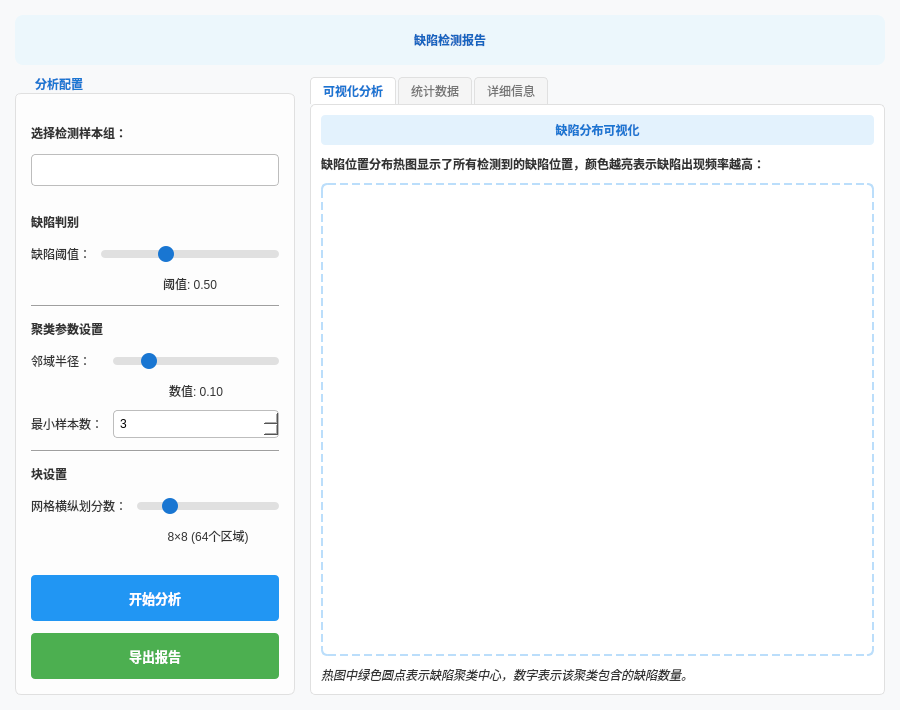
<?xml version="1.0" encoding="UTF-8"?>
<ui version="4.0">
 <class>Dialog</class>
 <widget class="QDialog" name="Dialog">
  <property name="geometry">
   <rect>
    <x>0</x>
    <y>0</y>
    <width>900</width>
    <height>710</height>
   </rect>
  </property>
  <property name="windowTitle">
   <string>缺陷检测报告</string>
  </property>
  <property name="styleSheet">
   <string notr="true">* {
    font-family: &quot;Microsoft YaHei UI&quot;, sans-serif;
}
QDialog {
    background-color: #f8f9fa;
}
QLabel {
    color: #333333;
    font-size: 9pt;
}
QPushButton {
    background-color: #1e88e5;
    color: white;
    border: none;
    border-radius: 4px;
    padding: 8px 16px;
    font-weight: bold;
    font-size: 10pt;
    min-height: 30px;
}
QPushButton:hover {
    background-color: #1976d2;
}
QPushButton:pressed {
    background-color: #1565c0;
}
QPushButton:disabled {
    background-color: #bbdefb;
    color: #90caf9;
}
QGroupBox {
    font-weight: bold;
    border: 1px solid #e0e0e0;
    border-radius: 6px;
    margin-top: 16px;
    padding-top: 10px;
    background-color: rgba(255, 255, 255, 0.7);
}
QGroupBox::title {
    subcontrol-origin: margin;
    left: 10px;
    padding: 0 8px;
    color: #1976d2;
    font-size: 10pt;
}
QTabWidget::pane {
    border: 1px solid #e0e0e0;
    border-radius: 5px;
    background-color: white;
}
QTabBar::tab {
    background-color: #f5f5f5;
    border: 1px solid #e0e0e0;
    border-bottom: none;
    border-top-left-radius: 4px;
    border-top-right-radius: 4px;
    padding: 6px 12px;
    margin-right: 2px;
    color: #757575;
}
QTabBar::tab:selected {
    background-color: white;
    color: #1976d2;
    font-weight: bold;
}
QTabBar::tab:hover:!selected {
    background-color: #e3f2fd;
}
QComboBox {
    border: 1px solid #bdbdbd;
    border-radius: 4px;
    padding: 5px;
    background-color: white;
}
QComboBox::drop-down {
    border: none;
    width: 20px;
}
QComboBox::down-arrow {
    image: url(ui/icon/dropdown.png);
    width: 12px;
    height: 12px;
}
QSlider {
    min-height: 22px;
}
QSlider::groove:horizontal {
    height: 8px;
    background: #e0e0e0;
    border-radius: 4px;
}
QSlider::handle:horizontal {
    background: #1976d2;
    border: none;
    width: 16px;
    margin-top: -4px;
    margin-bottom: -4px;
    border-radius: 8px;
}
QSlider::handle:horizontal:hover {
    background: #1565c0;
}
QDoubleSpinBox, QSpinBox {
    border: 1px solid #bdbdbd;
    border-radius: 4px;
    padding: 4px;
    background-color: white;
}
QTextBrowser {
    border: 1px solid #e0e0e0;
    border-radius: 4px;
    background-color: white;
    font-family: &quot;Consolas&quot;, monospace;
    padding: 10px;
    selection-background-color: #bbdefb;
}
QTreeWidget {
    border: 1px solid #e0e0e0;
    border-radius: 4px;
    background-color: white;
    selection-background-color: #e3f2fd;
    selection-color: #212121;
}
QTreeWidget::item {
    padding: 4px;
}
QTreeWidget::branch:selected {
    background-color: #e3f2fd;
}
QTreeWidget::item:selected {
    background-color: #e3f2fd;
    color: #212121;
}
QProgressBar {
    border: 1px solid #e0e0e0;
    border-radius: 4px;
    background-color: #f5f5f5;
    text-align: center;
    padding: 2px;
    height: 20px;
}
QProgressBar::chunk {
    background-color: qlineargradient(spread:pad, x1:0, y1:0, x2:1, y2:0, 
                                  stop:0 #2196f3, stop:1 #03a9f4);
    border-radius: 3px;
}
</string>
  </property>
  <layout class="QVBoxLayout" name="verticalLayout">
   <property name="spacing">
    <number>12</number>
   </property>
   <property name="leftMargin">
    <number>15</number>
   </property>
   <property name="topMargin">
    <number>15</number>
   </property>
   <property name="rightMargin">
    <number>15</number>
   </property>
   <property name="bottomMargin">
    <number>15</number>
   </property>
   <item>
    <widget class="QLabel" name="titleLabel">
     <property name="sizePolicy">
      <sizepolicy hsizetype="Preferred" vsizetype="Fixed">
       <horstretch>0</horstretch>
       <verstretch>0</verstretch>
      </sizepolicy>
     </property>
     <property name="minimumSize">
      <size>
       <width>0</width>
       <height>50</height>
      </size>
     </property>
     <property name="font">
      <font>
       <family>Microsoft YaHei UI</family>
       <pointsize>9</pointsize>
       <bold>true</bold>
      </font>
     </property>
     <property name="styleSheet">
      <string notr="true">color: #1565c0;
background-color: rgba(225, 245, 254, 0.5);
border-radius: 8px;
padding: 5px;</string>
     </property>
     <property name="text">
      <string>缺陷检测报告</string>
     </property>
     <property name="alignment">
      <set>Qt::AlignmentFlag::AlignCenter</set>
     </property>
    </widget>
   </item>
   <item>
    <layout class="QHBoxLayout" name="horizontalLayout">
     <property name="spacing">
      <number>15</number>
     </property>
     <item>
      <widget class="QGroupBox" name="configGroupBox">
       <property name="minimumSize">
        <size>
         <width>240</width>
         <height>0</height>
        </size>
       </property>
       <property name="maximumSize">
        <size>
         <width>280</width>
         <height>16777215</height>
        </size>
       </property>
       <property name="title">
        <string>分析配置</string>
       </property>
       <layout class="QVBoxLayout" name="verticalLayout_2">
        <property name="spacing">
         <number>12</number>
        </property>
        <property name="leftMargin">
         <number>15</number>
        </property>
        <property name="topMargin">
         <number>20</number>
        </property>
        <property name="rightMargin">
         <number>15</number>
        </property>
        <property name="bottomMargin">
         <number>15</number>
        </property>
        <item>
         <widget class="QLabel" name="groupLabel">
          <property name="font">
           <font>
            <family>Microsoft YaHei UI</family>
            <pointsize>9</pointsize>
            <bold>true</bold>
           </font>
          </property>
          <property name="text">
           <string>选择检测样本组：</string>
          </property>
         </widget>
        </item>
        <item>
         <widget class="QComboBox" name="sampleGroupComboBox">
          <property name="minimumSize">
           <size>
            <width>0</width>
            <height>32</height>
           </size>
          </property>
         </widget>
        </item>
        <item>
         <spacer name="verticalSpacer_2">
          <property name="orientation">
           <enum>Qt::Orientation::Vertical</enum>
          </property>
          <property name="sizeType">
           <enum>QSizePolicy::Policy::Fixed</enum>
          </property>
          <property name="sizeHint" stdset="0">
           <size>
            <width>20</width>
            <height>15</height>
           </size>
          </property>
         </spacer>
        </item>
        <item>
         <widget class="QLabel" name="thresholdLabel">
          <property name="font">
           <font>
            <family>Microsoft YaHei UI</family>
            <pointsize>9</pointsize>
            <bold>true</bold>
           </font>
          </property>
          <property name="text">
           <string>缺陷判别</string>
          </property>
         </widget>
        </item>
        <item>
         <layout class="QFormLayout" name="formLayout_3">
          <property name="labelAlignment">
           <set>Qt::AlignmentFlag::AlignLeading|Qt::AlignmentFlag::AlignLeft|Qt::AlignmentFlag::AlignVCenter</set>
          </property>
          <property name="formAlignment">
           <set>Qt::AlignmentFlag::AlignHCenter|Qt::AlignmentFlag::AlignTop</set>
          </property>
          <property name="horizontalSpacing">
           <number>10</number>
          </property>
          <property name="verticalSpacing">
           <number>10</number>
          </property>
          <item row="0" column="0">
           <widget class="QLabel" name="threshLabel">
            <property name="font">
             <font>
              <family>Microsoft YaHei UI</family>
              <pointsize>9</pointsize>
             </font>
            </property>
            <property name="text">
             <string>缺陷阈值：</string>
            </property>
           </widget>
          </item>
          <item row="0" column="1">
           <widget class="QSlider" name="thresholdSlider">
            <property name="minimumSize">
             <size>
              <width>0</width>
              <height>22</height>
             </size>
            </property>
            <property name="minimum">
             <number>-1000</number>
            </property>
            <property name="maximum">
             <number>2000</number>
            </property>
            <property name="value">
             <number>50</number>
            </property>
            <property name="orientation">
             <enum>Qt::Orientation::Horizontal</enum>
            </property>
            <property name="tickPosition">
             <enum>QSlider::TickPosition::TicksBelow</enum>
            </property>
            <property name="tickInterval">
             <number>500</number>
            </property>
           </widget>
          </item>
          <item row="1" column="1">
           <widget class="QLabel" name="thresholdValueLabel">
            <property name="text">
             <string>阈值: 0.50</string>
            </property>
            <property name="alignment">
             <set>Qt::AlignmentFlag::AlignCenter</set>
            </property>
           </widget>
          </item>
         </layout>
        </item>
        <item>
         <widget class="Line" name="line">
          <property name="orientation">
           <enum>Qt::Orientation::Horizontal</enum>
          </property>
         </widget>
        </item>
        <item>
         <widget class="QLabel" name="clusterLabel">
          <property name="font">
           <font>
            <family>Microsoft YaHei UI</family>
            <pointsize>9</pointsize>
            <bold>true</bold>
           </font>
          </property>
          <property name="text">
           <string>聚类参数设置</string>
          </property>
         </widget>
        </item>
        <item>
         <layout class="QFormLayout" name="formLayout">
          <property name="labelAlignment">
           <set>Qt::AlignmentFlag::AlignLeading|Qt::AlignmentFlag::AlignLeft|Qt::AlignmentFlag::AlignVCenter</set>
          </property>
          <property name="formAlignment">
           <set>Qt::AlignmentFlag::AlignHCenter|Qt::AlignmentFlag::AlignTop</set>
          </property>
          <property name="horizontalSpacing">
           <number>10</number>
          </property>
          <property name="verticalSpacing">
           <number>10</number>
          </property>
          <item row="0" column="0">
           <widget class="QLabel" name="epsLabel">
            <property name="font">
             <font>
              <family>Microsoft YaHei UI</family>
              <pointsize>9</pointsize>
             </font>
            </property>
            <property name="text">
             <string>邻域半径：</string>
            </property>
           </widget>
          </item>
          <item row="0" column="1">
           <widget class="QSlider" name="epsSlider">
            <property name="minimumSize">
             <size>
              <width>0</width>
              <height>22</height>
             </size>
            </property>
            <property name="toolTip">
             <string>DBSCAN聚类的邻域半径参数</string>
            </property>
            <property name="minimum">
             <number>1</number>
            </property>
            <property name="maximum">
             <number>50</number>
            </property>
            <property name="value">
             <number>10</number>
            </property>
            <property name="orientation">
             <enum>Qt::Orientation::Horizontal</enum>
            </property>
            <property name="tickPosition">
             <enum>QSlider::TickPosition::TicksBelow</enum>
            </property>
            <property name="tickInterval">
             <number>5</number>
            </property>
           </widget>
          </item>
          <item row="2" column="0">
           <widget class="QLabel" name="minSamplesLabel">
            <property name="font">
             <font>
              <family>Microsoft YaHei UI</family>
              <pointsize>9</pointsize>
             </font>
            </property>
            <property name="text">
             <string>最小样本数：</string>
            </property>
           </widget>
          </item>
          <item row="2" column="1">
           <widget class="QSpinBox" name="minSamplesSpinBox">
            <property name="minimumSize">
             <size>
              <width>0</width>
              <height>28</height>
             </size>
            </property>
            <property name="minimum">
             <number>1</number>
            </property>
            <property name="maximum">
             <number>20</number>
            </property>
            <property name="value">
             <number>3</number>
            </property>
           </widget>
          </item>
          <item row="1" column="1">
           <widget class="QLabel" name="epsValueLabel">
            <property name="text">
             <string>数值: 0.10</string>
            </property>
            <property name="alignment">
             <set>Qt::AlignmentFlag::AlignCenter</set>
            </property>
           </widget>
          </item>
         </layout>
        </item>
        <item>
         <widget class="Line" name="line_2">
          <property name="orientation">
           <enum>Qt::Orientation::Horizontal</enum>
          </property>
         </widget>
        </item>
        <item>
         <widget class="QLabel" name="patchLabel">
          <property name="font">
           <font>
            <family>Microsoft YaHei UI</family>
            <pointsize>9</pointsize>
            <bold>true</bold>
           </font>
          </property>
          <property name="text">
           <string>块设置</string>
          </property>
         </widget>
        </item>
        <item>
         <layout class="QFormLayout" name="formLayout_2">
          <property name="labelAlignment">
           <set>Qt::AlignmentFlag::AlignLeading|Qt::AlignmentFlag::AlignLeft|Qt::AlignmentFlag::AlignVCenter</set>
          </property>
          <property name="formAlignment">
           <set>Qt::AlignmentFlag::AlignHCenter|Qt::AlignmentFlag::AlignTop</set>
          </property>
          <property name="horizontalSpacing">
           <number>10</number>
          </property>
          <property name="verticalSpacing">
           <number>10</number>
          </property>
          <item row="0" column="0">
           <widget class="QLabel" name="patchSizeLabel">
            <property name="font">
             <font>
              <family>Microsoft YaHei UI</family>
              <pointsize>9</pointsize>
             </font>
            </property>
            <property name="text">
             <string>网格横纵划分数：</string>
            </property>
           </widget>
          </item>
          <item row="0" column="1">
           <widget class="QSlider" name="gridSizeSlider">
            <property name="minimumSize">
             <size>
              <width>0</width>
              <height>22</height>
             </size>
            </property>
            <property name="toolTip">
             <string>将图像划分为 N×N 个网格 (例如：8表示分为8×8=64个区域)</string>
            </property>
            <property name="minimum">
             <number>4</number>
            </property>
            <property name="maximum">
             <number>24</number>
            </property>
            <property name="value">
             <number>8</number>
            </property>
            <property name="orientation">
             <enum>Qt::Orientation::Horizontal</enum>
            </property>
            <property name="tickPosition">
             <enum>QSlider::TickPosition::TicksBelow</enum>
            </property>
            <property name="tickInterval">
             <number>4</number>
            </property>
           </widget>
          </item>
          <item row="1" column="1">
           <widget class="QLabel" name="gridSizeValueLabel">
            <property name="text">
             <string>8×8 (64个区域)</string>
            </property>
            <property name="alignment">
             <set>Qt::AlignmentFlag::AlignCenter</set>
            </property>
           </widget>
          </item>
         </layout>
        </item>
        <item>
         <spacer name="verticalSpacer">
          <property name="orientation">
           <enum>Qt::Orientation::Vertical</enum>
          </property>
          <property name="sizeHint" stdset="0">
           <size>
            <width>20</width>
            <height>10</height>
           </size>
          </property>
         </spacer>
        </item>
        <item>
         <widget class="QPushButton" name="analyzeButton">
          <property name="minimumSize">
           <size>
            <width>0</width>
            <height>46</height>
           </size>
          </property>
          <property name="styleSheet">
           <string notr="true">background-color: #2196F3;</string>
          </property>
          <property name="text">
           <string>开始分析</string>
          </property>
         </widget>
        </item>
        <item>
         <widget class="QPushButton" name="exportButton">
          <property name="minimumSize">
           <size>
            <width>0</width>
            <height>46</height>
           </size>
          </property>
          <property name="styleSheet">
           <string notr="true">background-color: #4CAF50;</string>
          </property>
          <property name="text">
           <string>导出报告</string>
          </property>
         </widget>
        </item>
       </layout>
      </widget>
     </item>
     <item>
      <widget class="QTabWidget" name="resultTabWidget">
       <property name="currentIndex">
        <number>0</number>
       </property>
       <widget class="QWidget" name="visualTab">
        <attribute name="title">
         <string>可视化分析</string>
        </attribute>
        <layout class="QVBoxLayout" name="verticalLayout_3">
         <property name="spacing">
          <number>10</number>
         </property>
         <property name="leftMargin">
          <number>10</number>
         </property>
         <property name="topMargin">
          <number>10</number>
         </property>
         <property name="rightMargin">
          <number>10</number>
         </property>
         <property name="bottomMargin">
          <number>10</number>
         </property>
         <item>
          <widget class="QLabel" name="visualLabel">
           <property name="sizePolicy">
            <sizepolicy hsizetype="Preferred" vsizetype="Fixed">
             <horstretch>0</horstretch>
             <verstretch>0</verstretch>
            </sizepolicy>
           </property>
           <property name="font">
            <font>
             <family>Microsoft YaHei UI</family>
             <pointsize>9</pointsize>
             <bold>true</bold>
            </font>
           </property>
           <property name="styleSheet">
            <string notr="true">color: #1976D2;
background-color: #E3F2FD;
padding: 6px;
border-radius: 4px;</string>
           </property>
           <property name="text">
            <string>缺陷分布可视化</string>
           </property>
           <property name="alignment">
            <set>Qt::AlignmentFlag::AlignCenter</set>
           </property>
          </widget>
         </item>
         <item>
          <widget class="QLabel" name="label">
           <property name="font">
            <font>
             <family>Microsoft YaHei UI</family>
             <pointsize>9</pointsize>
             <bold>true</bold>
            </font>
           </property>
           <property name="text">
            <string>缺陷位置分布热图显示了所有检测到的缺陷位置，颜色越亮表示缺陷出现频率越高：</string>
           </property>
          </widget>
         </item>
         <item>
          <widget class="QLabel" name="imageLabel">
           <property name="sizePolicy">
            <sizepolicy hsizetype="Preferred" vsizetype="Expanding">
             <horstretch>0</horstretch>
             <verstretch>0</verstretch>
            </sizepolicy>
           </property>
           <property name="styleSheet">
            <string notr="true">border: 2px dashed #BBDEFB;
background-color: #FFFFFF;
border-radius: 6px;</string>
           </property>
           <property name="text">
            <string/>
           </property>
           <property name="alignment">
            <set>Qt::AlignmentFlag::AlignCenter</set>
           </property>
          </widget>
         </item>
         <item>
          <widget class="QLabel" name="label_2">
           <property name="font">
            <font>
             <family>Microsoft YaHei UI</family>
             <pointsize>9</pointsize>
             <italic>true</italic>
            </font>
           </property>
           <property name="text">
            <string>热图中绿色圆点表示缺陷聚类中心，数字表示该聚类包含的缺陷数量。</string>
           </property>
          </widget>
         </item>
        </layout>
       </widget>
       <widget class="QWidget" name="statisticsTab">
        <attribute name="title">
         <string>统计数据</string>
        </attribute>
        <layout class="QVBoxLayout" name="verticalLayout_4">
         <property name="spacing">
          <number>10</number>
         </property>
         <property name="leftMargin">
          <number>10</number>
         </property>
         <property name="topMargin">
          <number>10</number>
         </property>
         <property name="rightMargin">
          <number>10</number>
         </property>
         <property name="bottomMargin">
          <number>10</number>
         </property>
         <item>
          <widget class="QTextBrowser" name="statisticsBrowser">
           <property name="styleSheet">
            <string notr="true">font-family: &quot;Consolas&quot;, &quot;Microsoft YaHei UI&quot;, monospace;
padding: 15px;
line-height: 150%;</string>
           </property>
          </widget>
         </item>
        </layout>
       </widget>
       <widget class="QWidget" name="detailTab">
        <attribute name="title">
         <string>详细信息</string>
        </attribute>
        <layout class="QVBoxLayout" name="verticalLayout_5">
         <property name="spacing">
          <number>10</number>
         </property>
         <property name="leftMargin">
          <number>10</number>
         </property>
         <property name="topMargin">
          <number>10</number>
         </property>
         <property name="rightMargin">
          <number>10</number>
         </property>
         <property name="bottomMargin">
          <number>10</number>
         </property>
         <item>
          <widget class="QTreeWidget" name="detailTreeWidget">
           <property name="styleSheet">
            <string notr="true">QTreeWidget::item {
    padding: 5px;
}
QTreeWidget::item:selected {
    background-color: #E3F2FD;
    color: #1565C0;
}</string>
           </property>
           <property name="alternatingRowColors">
            <bool>true</bool>
           </property>
           <property name="indentation">
            <number>20</number>
           </property>
           <property name="animated">
            <bool>true</bool>
           </property>
           <column>
            <property name="text">
             <string>项目</string>
            </property>
           </column>
           <column>
            <property name="text">
             <string>值</string>
            </property>
           </column>
          </widget>
         </item>
        </layout>
       </widget>
      </widget>
     </item>
    </layout>
   </item>
  </layout>
 </widget>
 <resources/>
 <connections/>
</ui>
